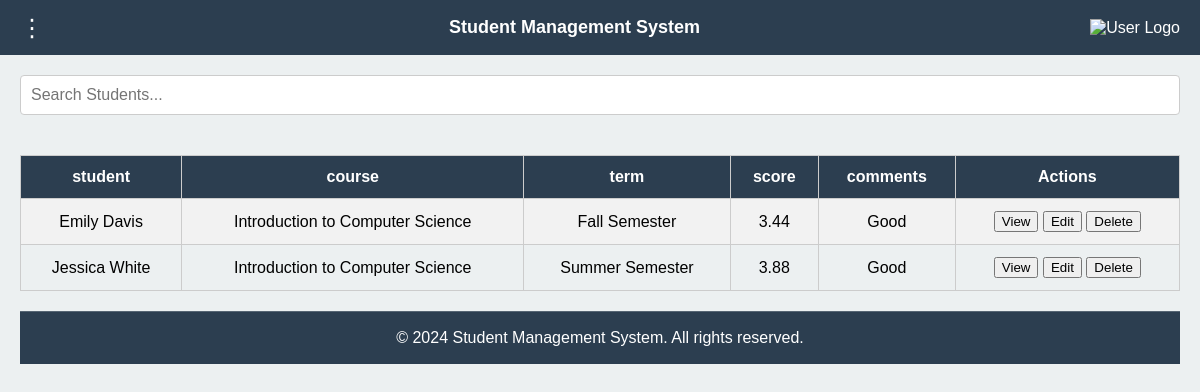
The page /result on the database its author committed.
### myapp/models.py (models this page shows, shortened)
class Result(models.Model):
    student = models.ForeignKey(Studentmodel, on_delete=models.CASCADE)
    course = models.ForeignKey(Coursemodel, on_delete=models.CASCADE)
    term = models.CharField(max_length=20)
    score = models.DecimalField(max_digits=5, decimal_places=2)
    comments = models.TextField(blank=True)
    class Meta:
        unique_together = ('student', 'course', 'term')

class Studentmodel(models.Model):
    first_name = models.CharField(max_length=50)
    last_name = models.CharField(max_length=50)
    date_of_birth = models.DateField()
    email = models.EmailField()
    phone = models.CharField(max_length=15)
    def __str__(self):
        return f"{self.first_name} {self.last_name}"

class Coursemodel(models.Model):
    course_name = models.CharField(max_length=100)
    credits = models.IntegerField()
    instructor = models.ForeignKey(Custom_user, on_delete=models.SET_NULL, null=True)
    def __str__(self):
        return self.course_name

### myproject/views.py (the view)
# urls.py: path('result', result, name='result'),
def result(req):
    students = Result.objects.all()
    return render(req, 'list/result.html', {'students': students})

### template/List/result.html
{% extends 'index.html' %}
{% block body %}
<table>
    <thead>
        <tr>
            <th>student</th>
            <th>course</th>
            <th>term</th>
            <th>score</th>
            <th>comments</th>
            <th>Actions</th>
        </tr>
    </thead>
    <tbody id="studentTable">
        <tr>
            {% for student in students %}
            <tr>
                <td>{{ student.student }}</td>
                <td>{{ student.course }}</td>
                <td>{{ student.term }}</td>
                <td>{{ student.score }}</td>
                <td>{{ student.comments }}</td>
            <td>
                <button onclick="viewStudent(1)">View</button>
                <button onclick="editStudent(1)">Edit</button>
                <button onclick="deleteStudent(1)">Delete</button>
            </td>
            {% endfor %}
        </tr>
    </tbody>
</table>
{% endblock body %}

### template/index.html (style rules this page uses)
* { box-sizing: border-box; }
body { font-family: Arial, sans-serif; margin: 0; display: flex; flex-direction: column; height: 100vh; background-color: #f4f4f4; }
table { width: 100%; border-collapse: collapse; margin: 20px 0; }
th, td { padding: 12px; text-align: center; border: 1px solid #ccc; }
th { background-color: #2c3e50; color: #ffffff; }
tr:nth-child(even) { background-color: #f2f2f2; }

### rows shown on the page
Result: student "Emily Davis", course "Introduction to Computer Science", term "Fall Semester", score "3.44", comments "Good"
Result: student "Jessica White", course "Introduction to Computer Science", term "Summer Semester", score "3.88", comments "Good"
